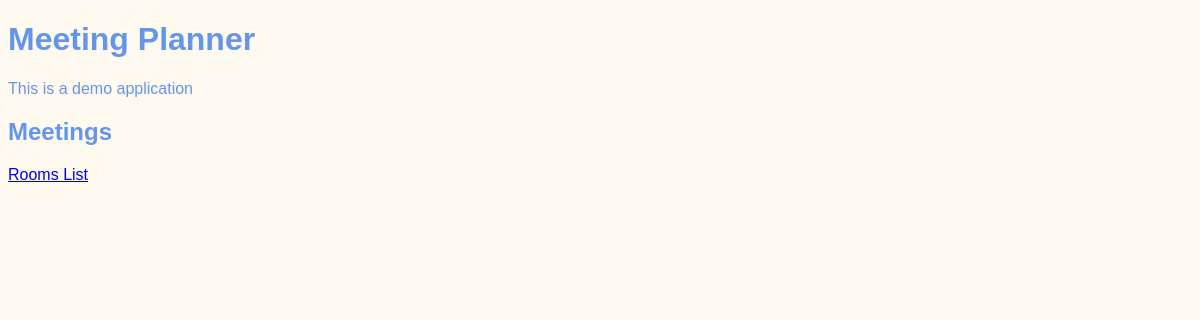
The app's page /, older data.
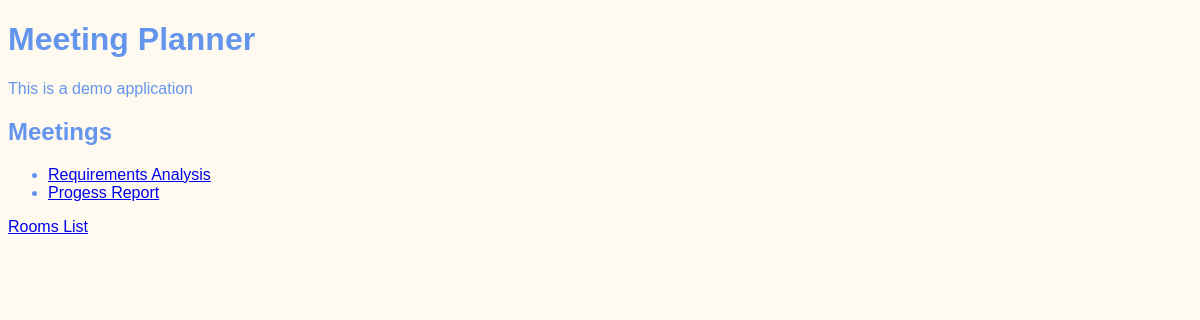
The same page, newer data.
### meetings/models.py (models this page shows, shortened)
class Meeting(models.Model):
    title = models.CharField(max_length=200)
    date = models.DateField()
    start_time = models.TimeField(default=time(9))
    duration = models.IntegerField(default=1)
    room = models.ForeignKey(Room, on_delete=models.CASCADE)

### website/views.py (the view)
# urls.py: path('', welcome, name='welcome'),
def welcome(request):
    return render(request, "website/welcome.html", {"meetings": Meeting.objects.all()})

### website/templates/website/welcome.html (shortened to what this page needs)
{% extends "base.html" %}
{% block content %}
<h1>Meeting Planner</h1>
<p>This is a demo application</p>
<h2>Meetings</h2>
<ul>
    {% for meeting in meetings %}
    <li>
        <a href="{% url 'detail' meeting.id %}">
            {{ meeting.title }}
        </a>
    </li>
    {% endfor %}
</ul>
<a href="{% url 'rooms' %}">Rooms List</a>
{% endblock content %}

Row changes from the older to the newer data that the page shows:
added Meeting: title "Requirements Analysis"
added Meeting: title "Progess Report"
